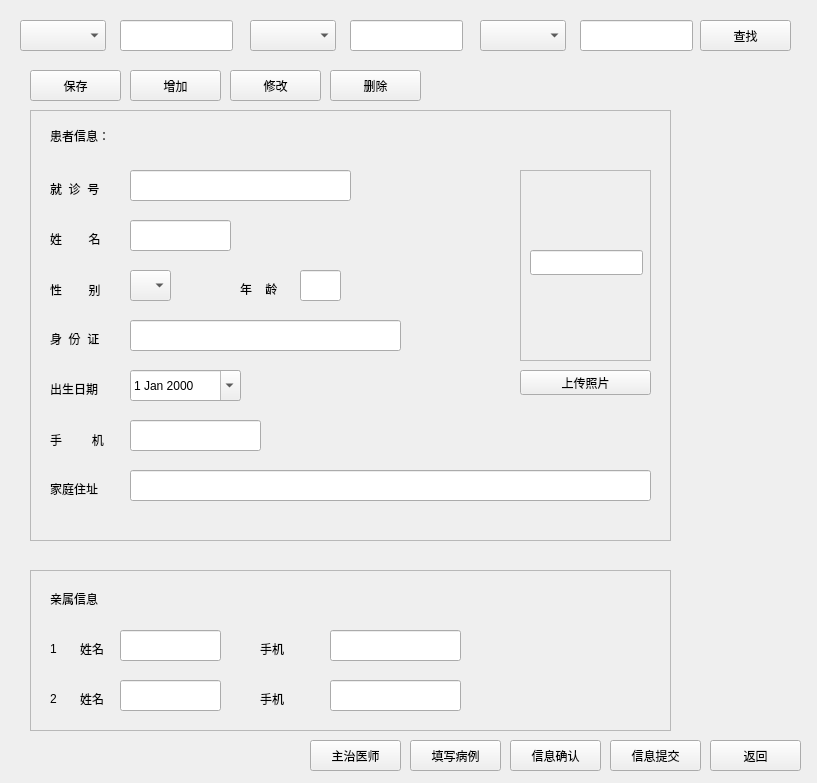
<?xml version="1.0" encoding="UTF-8"?>
<ui version="4.0">
 <class>CaseManageForm</class>
 <widget class="QWidget" name="CaseManageForm">
  <property name="geometry">
   <rect>
    <x>0</x>
    <y>0</y>
    <width>817</width>
    <height>783</height>
   </rect>
  </property>
  <property name="windowTitle">
   <string>Form</string>
  </property>
  <widget class="QLineEdit" name="patient_id">
   <property name="geometry">
    <rect>
     <x>130</x>
     <y>170</y>
     <width>221</width>
     <height>31</height>
    </rect>
   </property>
  </widget>
  <widget class="QPushButton" name="delete_2">
   <property name="geometry">
    <rect>
     <x>330</x>
     <y>70</y>
     <width>91</width>
     <height>31</height>
    </rect>
   </property>
   <property name="text">
    <string>删除</string>
   </property>
  </widget>
  <widget class="QLineEdit" name="address">
   <property name="geometry">
    <rect>
     <x>130</x>
     <y>470</y>
     <width>521</width>
     <height>31</height>
    </rect>
   </property>
  </widget>
  <widget class="QLabel" name="label_4">
   <property name="geometry">
    <rect>
     <x>240</x>
     <y>280</y>
     <width>51</width>
     <height>17</height>
    </rect>
   </property>
   <property name="text">
    <string>年    龄</string>
   </property>
  </widget>
  <widget class="QLabel" name="label_5">
   <property name="geometry">
    <rect>
     <x>50</x>
     <y>330</y>
     <width>67</width>
     <height>17</height>
    </rect>
   </property>
   <property name="text">
    <string>身  份  证</string>
   </property>
  </widget>
  <widget class="QLabel" name="label_9">
   <property name="geometry">
    <rect>
     <x>80</x>
     <y>640</y>
     <width>67</width>
     <height>17</height>
    </rect>
   </property>
   <property name="text">
    <string>姓名</string>
   </property>
  </widget>
  <widget class="QPushButton" name="insert">
   <property name="geometry">
    <rect>
     <x>130</x>
     <y>70</y>
     <width>91</width>
     <height>31</height>
    </rect>
   </property>
   <property name="text">
    <string>增加</string>
   </property>
  </widget>
  <widget class="QComboBox" name="condition3">
   <property name="geometry">
    <rect>
     <x>480</x>
     <y>20</y>
     <width>86</width>
     <height>31</height>
    </rect>
   </property>
  </widget>
  <widget class="QComboBox" name="condition1">
   <property name="geometry">
    <rect>
     <x>20</x>
     <y>20</y>
     <width>86</width>
     <height>31</height>
    </rect>
   </property>
  </widget>
  <widget class="QComboBox" name="sex">
   <property name="geometry">
    <rect>
     <x>130</x>
     <y>270</y>
     <width>41</width>
     <height>31</height>
    </rect>
   </property>
  </widget>
  <widget class="QComboBox" name="condition2">
   <property name="geometry">
    <rect>
     <x>250</x>
     <y>20</y>
     <width>86</width>
     <height>31</height>
    </rect>
   </property>
  </widget>
  <widget class="QLineEdit" name="condition1_value">
   <property name="geometry">
    <rect>
     <x>120</x>
     <y>20</y>
     <width>113</width>
     <height>31</height>
    </rect>
   </property>
  </widget>
  <widget class="QPushButton" name="search">
   <property name="geometry">
    <rect>
     <x>700</x>
     <y>20</y>
     <width>91</width>
     <height>31</height>
    </rect>
   </property>
   <property name="text">
    <string>查找</string>
   </property>
  </widget>
  <widget class="QLabel" name="label_2">
   <property name="geometry">
    <rect>
     <x>50</x>
     <y>230</y>
     <width>67</width>
     <height>17</height>
    </rect>
   </property>
   <property name="text">
    <string>姓        名</string>
   </property>
  </widget>
  <widget class="QLabel" name="label_8">
   <property name="geometry">
    <rect>
     <x>50</x>
     <y>430</y>
     <width>61</width>
     <height>20</height>
    </rect>
   </property>
   <property name="text">
    <string>手         机</string>
   </property>
  </widget>
  <widget class="QLineEdit" name="name">
   <property name="geometry">
    <rect>
     <x>130</x>
     <y>220</y>
     <width>101</width>
     <height>31</height>
    </rect>
   </property>
  </widget>
  <widget class="QLineEdit" name="age">
   <property name="geometry">
    <rect>
     <x>300</x>
     <y>270</y>
     <width>41</width>
     <height>31</height>
    </rect>
   </property>
  </widget>
  <widget class="QLabel" name="label_3">
   <property name="geometry">
    <rect>
     <x>50</x>
     <y>280</y>
     <width>61</width>
     <height>20</height>
    </rect>
   </property>
   <property name="text">
    <string>性        别</string>
   </property>
  </widget>
  <widget class="QLineEdit" name="identity">
   <property name="geometry">
    <rect>
     <x>130</x>
     <y>320</y>
     <width>271</width>
     <height>31</height>
    </rect>
   </property>
  </widget>
  <widget class="QLabel" name="label">
   <property name="geometry">
    <rect>
     <x>50</x>
     <y>180</y>
     <width>67</width>
     <height>17</height>
    </rect>
   </property>
   <property name="text">
    <string>就  诊  号</string>
   </property>
  </widget>
  <widget class="QLabel" name="label_6">
   <property name="geometry">
    <rect>
     <x>50</x>
     <y>380</y>
     <width>67</width>
     <height>17</height>
    </rect>
   </property>
   <property name="text">
    <string>出生日期</string>
   </property>
  </widget>
  <widget class="QPushButton" name="modify">
   <property name="geometry">
    <rect>
     <x>230</x>
     <y>70</y>
     <width>91</width>
     <height>31</height>
    </rect>
   </property>
   <property name="text">
    <string>修改</string>
   </property>
  </widget>
  <widget class="QLineEdit" name="condition3_value">
   <property name="geometry">
    <rect>
     <x>580</x>
     <y>20</y>
     <width>113</width>
     <height>31</height>
    </rect>
   </property>
  </widget>
  <widget class="QLineEdit" name="phone">
   <property name="geometry">
    <rect>
     <x>130</x>
     <y>420</y>
     <width>131</width>
     <height>31</height>
    </rect>
   </property>
  </widget>
  <widget class="QLineEdit" name="condition2_value">
   <property name="geometry">
    <rect>
     <x>350</x>
     <y>20</y>
     <width>113</width>
     <height>31</height>
    </rect>
   </property>
  </widget>
  <widget class="QDateEdit" name="birth">
   <property name="geometry">
    <rect>
     <x>130</x>
     <y>370</y>
     <width>111</width>
     <height>31</height>
    </rect>
   </property>
   <property name="calendarPopup">
    <bool>true</bool>
   </property>
  </widget>
  <widget class="QLabel" name="label_12">
   <property name="geometry">
    <rect>
     <x>50</x>
     <y>590</y>
     <width>91</width>
     <height>17</height>
    </rect>
   </property>
   <property name="text">
    <string>亲属信息</string>
   </property>
  </widget>
  <widget class="QLineEdit" name="family_member_one">
   <property name="geometry">
    <rect>
     <x>120</x>
     <y>630</y>
     <width>101</width>
     <height>31</height>
    </rect>
   </property>
  </widget>
  <widget class="QLineEdit" name="family_member_two">
   <property name="geometry">
    <rect>
     <x>120</x>
     <y>680</y>
     <width>101</width>
     <height>31</height>
    </rect>
   </property>
  </widget>
  <widget class="QLabel" name="label_13">
   <property name="geometry">
    <rect>
     <x>80</x>
     <y>690</y>
     <width>67</width>
     <height>17</height>
    </rect>
   </property>
   <property name="text">
    <string>姓名</string>
   </property>
  </widget>
  <widget class="QLabel" name="label_7">
   <property name="geometry">
    <rect>
     <x>50</x>
     <y>480</y>
     <width>67</width>
     <height>17</height>
    </rect>
   </property>
   <property name="text">
    <string>家庭住址</string>
   </property>
  </widget>
  <widget class="QLabel" name="label_16">
   <property name="geometry">
    <rect>
     <x>50</x>
     <y>640</y>
     <width>21</width>
     <height>17</height>
    </rect>
   </property>
   <property name="text">
    <string>1</string>
   </property>
  </widget>
  <widget class="QLabel" name="label_17">
   <property name="geometry">
    <rect>
     <x>50</x>
     <y>690</y>
     <width>21</width>
     <height>17</height>
    </rect>
   </property>
   <property name="text">
    <string>2</string>
   </property>
  </widget>
  <widget class="QFrame" name="frame_3">
   <property name="geometry">
    <rect>
     <x>30</x>
     <y>110</y>
     <width>641</width>
     <height>431</height>
    </rect>
   </property>
   <property name="frameShape">
    <enum>QFrame::StyledPanel</enum>
   </property>
   <property name="frameShadow">
    <enum>QFrame::Raised</enum>
   </property>
   <widget class="QLabel" name="label_10">
    <property name="geometry">
     <rect>
      <x>20</x>
      <y>10</y>
      <width>111</width>
      <height>31</height>
     </rect>
    </property>
    <property name="text">
     <string>患者信息：</string>
    </property>
   </widget>
   <widget class="QFrame" name="frame">
    <property name="geometry">
     <rect>
      <x>490</x>
      <y>60</y>
      <width>131</width>
      <height>191</height>
     </rect>
    </property>
    <property name="frameShape">
     <enum>QFrame::StyledPanel</enum>
    </property>
    <property name="frameShadow">
     <enum>QFrame::Raised</enum>
    </property>
    <widget class="QLineEdit" name="imagepath">
     <property name="geometry">
      <rect>
       <x>10</x>
       <y>80</y>
       <width>113</width>
       <height>25</height>
      </rect>
     </property>
    </widget>
   </widget>
   <widget class="QPushButton" name="uploadimage">
    <property name="geometry">
     <rect>
      <x>490</x>
      <y>260</y>
      <width>131</width>
      <height>25</height>
     </rect>
    </property>
    <property name="text">
     <string>上传照片</string>
    </property>
   </widget>
  </widget>
  <widget class="QFrame" name="frame_4">
   <property name="geometry">
    <rect>
     <x>30</x>
     <y>570</y>
     <width>641</width>
     <height>161</height>
    </rect>
   </property>
   <property name="frameShape">
    <enum>QFrame::StyledPanel</enum>
   </property>
   <property name="frameShadow">
    <enum>QFrame::Raised</enum>
   </property>
   <widget class="QLabel" name="label_11">
    <property name="geometry">
     <rect>
      <x>230</x>
      <y>70</y>
      <width>91</width>
      <height>17</height>
     </rect>
    </property>
    <property name="text">
     <string>手机</string>
    </property>
   </widget>
   <widget class="QLineEdit" name="family_member_one_phone">
    <property name="geometry">
     <rect>
      <x>300</x>
      <y>60</y>
      <width>131</width>
      <height>31</height>
     </rect>
    </property>
   </widget>
   <widget class="QLabel" name="label_14">
    <property name="geometry">
     <rect>
      <x>230</x>
      <y>120</y>
      <width>91</width>
      <height>17</height>
     </rect>
    </property>
    <property name="text">
     <string>手机</string>
    </property>
   </widget>
   <widget class="QLineEdit" name="family_member_two_phone">
    <property name="geometry">
     <rect>
      <x>300</x>
      <y>110</y>
      <width>131</width>
      <height>31</height>
     </rect>
    </property>
   </widget>
  </widget>
  <widget class="QPushButton" name="save">
   <property name="geometry">
    <rect>
     <x>30</x>
     <y>70</y>
     <width>91</width>
     <height>31</height>
    </rect>
   </property>
   <property name="text">
    <string>保存</string>
   </property>
  </widget>
  <widget class="QPushButton" name="submit_2">
   <property name="geometry">
    <rect>
     <x>510</x>
     <y>740</y>
     <width>91</width>
     <height>31</height>
    </rect>
   </property>
   <property name="text">
    <string>信息确认</string>
   </property>
  </widget>
  <widget class="QPushButton" name="submit">
   <property name="geometry">
    <rect>
     <x>610</x>
     <y>740</y>
     <width>91</width>
     <height>31</height>
    </rect>
   </property>
   <property name="text">
    <string>信息提交</string>
   </property>
  </widget>
  <widget class="QPushButton" name="pushButton_3">
   <property name="geometry">
    <rect>
     <x>710</x>
     <y>740</y>
     <width>91</width>
     <height>31</height>
    </rect>
   </property>
   <property name="text">
    <string>返回</string>
   </property>
  </widget>
  <widget class="QPushButton" name="turn">
   <property name="geometry">
    <rect>
     <x>410</x>
     <y>740</y>
     <width>91</width>
     <height>31</height>
    </rect>
   </property>
   <property name="text">
    <string>填写病例</string>
   </property>
  </widget>
  <widget class="QPushButton" name="turndoctor">
   <property name="geometry">
    <rect>
     <x>310</x>
     <y>740</y>
     <width>91</width>
     <height>31</height>
    </rect>
   </property>
   <property name="text">
    <string>主治医师</string>
   </property>
  </widget>
  <zorder>frame_4</zorder>
  <zorder>frame_3</zorder>
  <zorder>patient_id</zorder>
  <zorder>delete_2</zorder>
  <zorder>address</zorder>
  <zorder>label_4</zorder>
  <zorder>label_5</zorder>
  <zorder>label_9</zorder>
  <zorder>insert</zorder>
  <zorder>condition3</zorder>
  <zorder>condition1</zorder>
  <zorder>sex</zorder>
  <zorder>condition2</zorder>
  <zorder>condition1_value</zorder>
  <zorder>search</zorder>
  <zorder>label_2</zorder>
  <zorder>label_8</zorder>
  <zorder>name</zorder>
  <zorder>age</zorder>
  <zorder>label_3</zorder>
  <zorder>identity</zorder>
  <zorder>label</zorder>
  <zorder>label_6</zorder>
  <zorder>modify</zorder>
  <zorder>condition3_value</zorder>
  <zorder>phone</zorder>
  <zorder>condition2_value</zorder>
  <zorder>birth</zorder>
  <zorder>label_12</zorder>
  <zorder>family_member_one</zorder>
  <zorder>family_member_two</zorder>
  <zorder>label_13</zorder>
  <zorder>label_7</zorder>
  <zorder>label_16</zorder>
  <zorder>label_17</zorder>
  <zorder>save</zorder>
  <zorder>submit_2</zorder>
  <zorder>submit</zorder>
  <zorder>pushButton_3</zorder>
  <zorder>turn</zorder>
  <zorder>turndoctor</zorder>
 </widget>
 <resources/>
 <connections/>
</ui>
